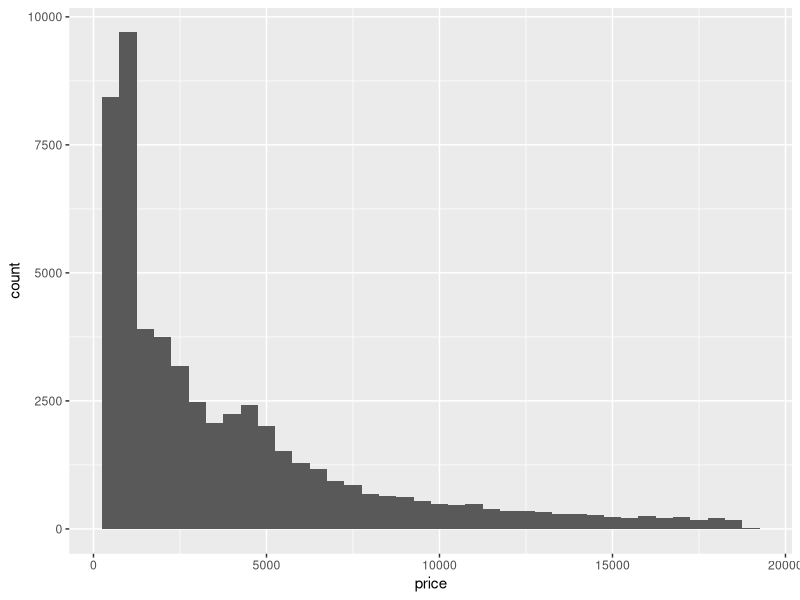
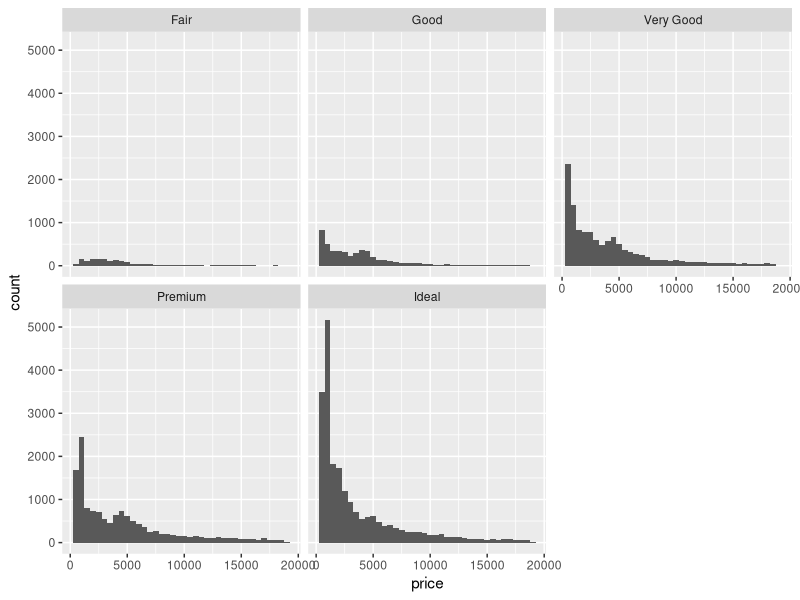
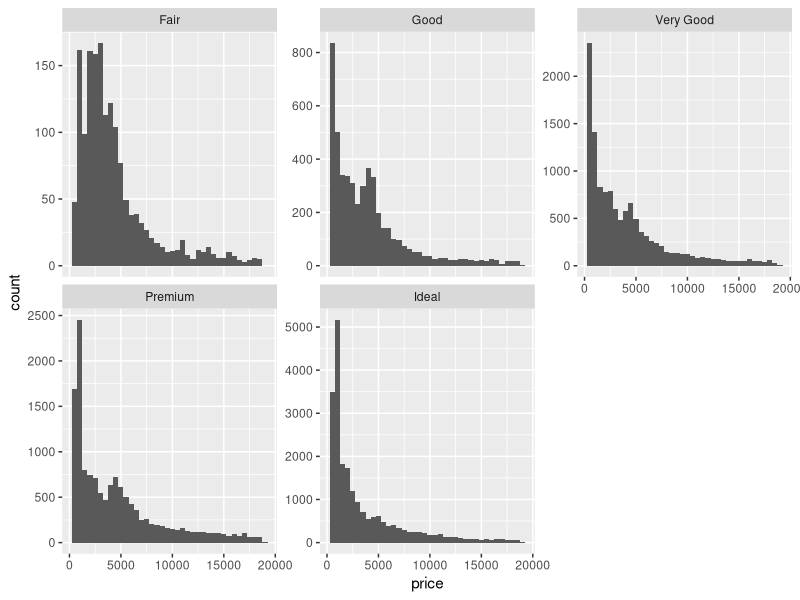
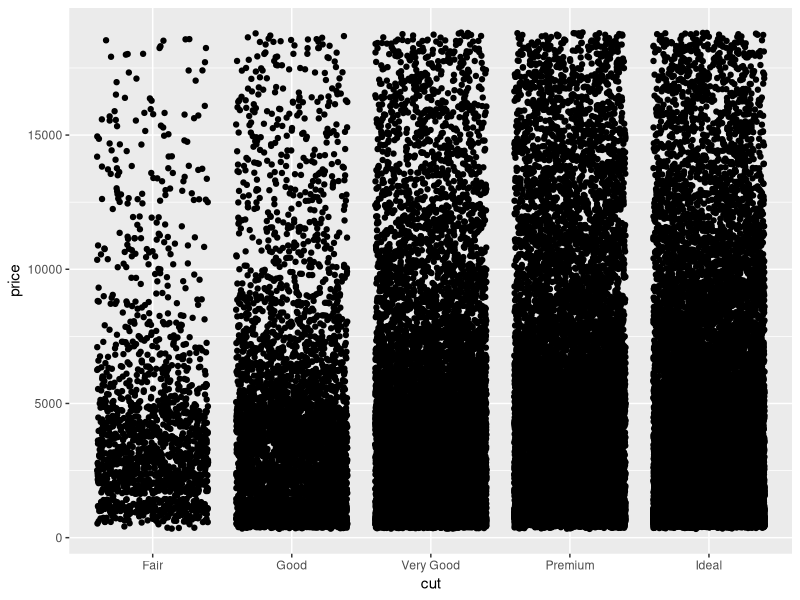
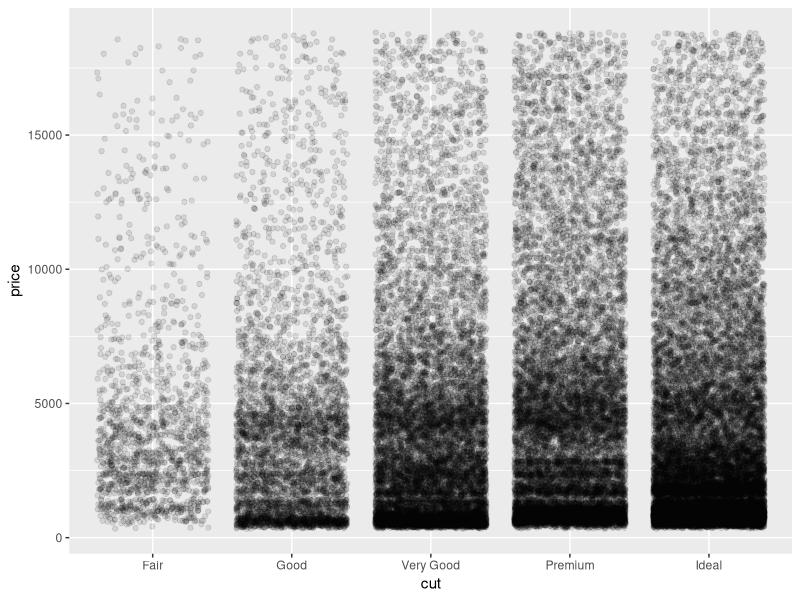

Source code (R) for these figures, in order: (Note: this script raises an error after producing the figures.)
## ---- chunk 1
library(tidyverse)    # load the tidyverse package
## ---- chunk 2
rename(diamonds, length = x, width = y, height = z)
## ---- chunk 3
d2 <- select(diamonds, carat, price)
d2
## ---- chunk 4
mutate(d2, ppc = price / carat)
## ---- chunk 5
mutate(diamonds, price = price * 1.27)
## ---- chunk 6
summarize(diamonds, mean_carat = mean(carat))
## ---- chunk 7
summarize(diamonds, sampl_size = n())
## ---- chunk 8
summarize(diamonds, q1 = quantile(carat, probs = 0.25))
## ---- chunk 9
summarize(
  diamonds, 
  sem = mean(price) / sqrt(n())
)
## ---- chunk 10
summarize(
  diamonds, 
  mean_p = mean(price),
  sampl_size = n(),
  sem = mean_p / sqrt(sampl_size),
  ci_upper_limit = mean_p + 1.96 * sem,
  ci_lower_limit = mean_p - 1.96 * sem
)
## ---- chunk 11
diamonds_grouped <- group_by(diamonds, cut)
diamonds_grouped
## ---- chunk 12
summarize(diamonds_grouped, mean_price = mean(price))
## ---- chunk 13
ggplot(data = diamonds) +
  geom_histogram(mapping = aes(x = price), binwidth = 500)
## ---- chunk 14
ggplot(data = diamonds) +
  geom_histogram(mapping = aes(x = price), binwidth = 500) +
  facet_wrap(~ cut)
## ---- chunk 15
ggplot(data = diamonds) +
  geom_histogram(mapping = aes(x = price), binwidth = 500) +
  facet_wrap(~ cut, scales = "free_y")
## ---- chunk 16
ggplot(data = diamonds) +
  geom_jitter(mapping = aes(x = cut, y = price))
## ---- chunk 17
ggplot(data = diamonds) +
  geom_jitter(mapping = aes(x = cut, y = price), alpha = .1)
## ---- chunk 18
price_summary <-
  summarize(
    diamonds_grouped, 
    mean_price = mean(price),
    sem = sd(price) / sqrt(n()),
    ci_upper_limit = mean_price + 1.96 * sem,
    ci_lower_limit = mean_price - 1.96 * sem
  )
price_summary
## ---- chunk 19
ggplot(data = diamonds) +
  geom_jitter(mapping = aes(x = cut, y = price), alpha = .1) +
  geom_crossbar(
    data = price_summary, 
    mapping = aes(x = cut, y = mean_price, ymax = upper_limit, ymin = lower_limit),
    color = "red"
  )
## ---- chunk 20
ggplot(data = diamonds) +
  geom_point(mapping = aes(x = carat, y = price))
## ---- chunk 21
ggplot(data = diamonds) +
  geom_point(mapping = aes(x = carat, y = price, color = cut), alpha = 0.1)
## ---- chunk 22
iris <- as_tibble(iris) # so it prints a little nicer
